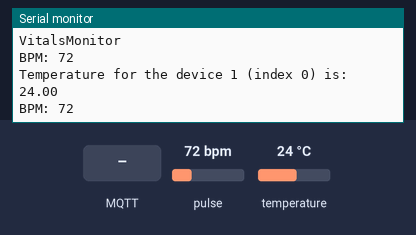
Bench run of a sketch on a simulated ESP8266 (NodeMCU). Shown: the last lines printed to the serial monitor. The test bench sets the inputs (shaded band); at power-on: pulse 72 bpm, temperature 24 °C. Random numbers use the default seed unless the sketch sets one; no MQTT or app messages arrive unless stated.

Above: at 2.2 s.
2.3 s: MQTT message "*222#" arrives on the first subscribed topic
At 6.08 s:
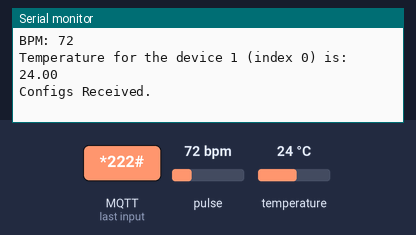
6.4 s: pulse set to 42 bpm
At 7.7 s:
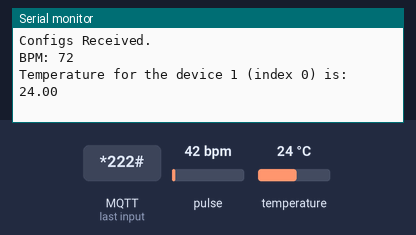
7.9 s: temperature set to 12 °C
At 9.3 s:
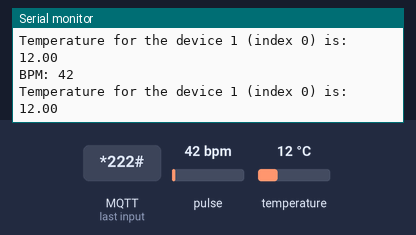
9.4 s: pulse set to 70 bpm
At 10.7 s:
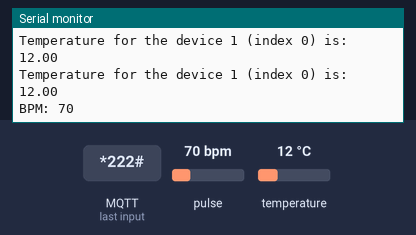
10.9 s: temperature set to 19 °C
At 11.6 s:
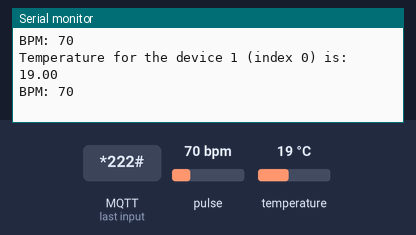
Timing chart, 0 to 13.4 s (numbered marks = the images above; inputs shaded):
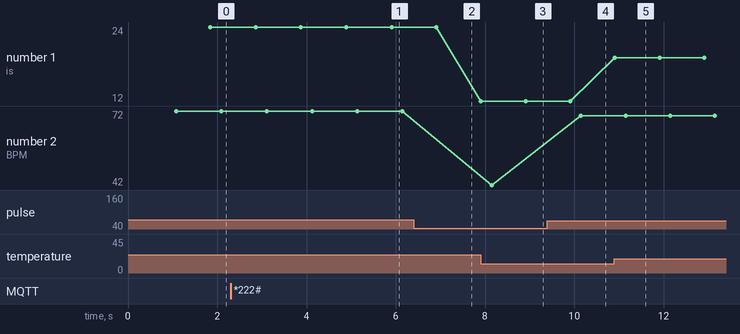

Measured:
- after the input at 2.3 s, the serial monitor: prints a new line after 3.6 s (image 1)
- after the input at 7.9 s, the serial monitor: prints a new line at once (image 3)
- after the input at 9.4 s, the serial monitor: prints a new line after 0.75 s (image 4)
- after the input at 10.9 s, the serial monitor: prints a new line at once (image 5)
- plotted number 1: 24 → 12 after the input at 7.9 s, 12 → 19 after the input at 10.9 s
- plotted number 2: 42 → 70 after the input at 9.4 s

The sketch:

Firmware.ino
```cpp
//Main File

#include "consts.h"
#include "SoftwareStack.h"
#include "SensorsHandle.h"
SoftwareStack ss; //SS instance
#include "GPRSHandler.h"

void setup()
{

  Serial.begin(CONSOLE_BAUD_R);
  MQTTsetup();
  setupSensors();
  Serial.print("Device ID: ");
  Serial.println(ss.getMACAddress());

  DebugPrint("VitalsMonitor");
}

void loop()
{

  MQTTloop();

  long now = millis();
  if (now - lastMsg > delayV)
  {
    lastMsg = now;
    publish(ss.getTopicWithMAC("BPM"), getBPM());
    publish(ss.getTopicWithMAC("Temperature"), getTemperature());

    //client.publish("outTopic/BPM", ss.StrToCharArray(getBPM()));
    //client.publish("outTopic/Temperature", ss.StrToCharArray(getTemperature()));
  }
}
```

GPRSAccessPoint.h
```cpp
const char apn[] = "";
const char user[] = "";
const char pass[] = "";
```

GPRSHandler.h
```cpp
#include "MQTTHandle.h"
```

MQTTHandle.h
```cpp
#include <SoftwareSerial.h>

void mqttCallback(char *topic, byte *payload, unsigned int len);
void MQTTsetup();
void publish(String topic, String data);
void MQTTloop();
uint8_t mqttStatus();
boolean mqttConnect();
uint8_t MQTTstatus = 0;
uint8_t mqttStatus()
{
  return MQTTstatus;
}
void vTaskDelay(int v)
{
  delay(v);
}
//#define TINY_GSM_MODEM_SIM808
SoftwareSerial GPRSSerial(12, 14); // RX, TX

#define TINY_GSM_MODEM_SIM800

// See all AT commands, if wanted
//#define DUMP_AT_COMMANDS
#define SUPRESS_LOGS 1

// Define the serial console for debug prints, if needed
#define TINY_GSM_DEBUG SerialMon

// Range to attempt to autobaud
#define GSM_AUTOBAUD_MIN 115200
#define GSM_AUTOBAUD_MAX 115200

// Add a reception delay, if needed
#define TINY_GSM_YIELD() \
  {                      \
    vTaskDelay(2);       \
  }

// Set serial for debug console (to the Serial Monitor, default speed 115200)
#define SerialMon Serial

// Set serial for AT commands (to the module)
// Use Hardware Serial on Mega, Leonardo, Micro
#define SerialAT GPRSSerial

// Your GPRS credentials
// Leave empty, if missing user or pass

// MQTT details

#include <TinyGsmClient.h>
#include <PubSubClient.h>

#ifdef DUMP_AT_COMMANDS
#include <StreamDebugger.h>
StreamDebugger debugger(SerialAT, SerialMon);
TinyGsm modem(debugger);
#else

TinyGsm modem(SerialAT);
#endif
TinyGsmClient client(modem);
PubSubClient mqtt(client);

#define LED_PIN 13
int ledStatus = LOW;

long lastReconnectAttempt = 0;

void MQTTsetup()
{

  // Set console baud rate
  //SerialMon.begin(38400);
  vTaskDelay(10);

  // Set your reset, enable, power pins here

  //SerialMon.println("Wait...");

  // Set GSM module baud rate
  SerialAT.begin(115200);
  vTaskDelay(1000);

  // Restart takes quite some time
  // To skip it, call init() instead of restart()
  //SerialMon.println("Initializing modem...");
  //modem.restart();
  modem.init();

  //String modemInfo = modem.getModemInfo();

  //SerialMon.print("Modem: ");
  //SerialMon.println(modemInfo);

  // Unlock your SIM card with a PIN
  //modem.simUnlock("1234");

#if TINY_GSM_USE_WIFI
  //SerialMon.print(F("Setting SSID/password..."));
  if (!modem.networkConnect(wifiSSID, wifiPass))
  {
    //SerialMon.println(" fail");
    vTaskDelay(5000);
    return;
  }
  //SerialMon.println(" OK");
#endif

#if TINY_GSM_USE_GPRS && defined TINY_GSM_MODEM_XBEE
  // The XBee must run the gprsConnect function BEFORE waiting for network!
  modem.gprsConnect(apn, gprsUser, gprsPass);
#endif

  //SerialMon.print("Waiting for network...");
  if (!modem.waitForNetwork(240000L))
  {
    //SerialMon.println(" fail");
    vTaskDelay(5000);
    return;
  }
  //SerialMon.println(" OK");

  if (modem.isNetworkConnected())
  {
    //SerialMon.println("Network connected");
  }

#if TINY_GSM_USE_GPRS && defined TINY_GSM_MODEM_HAS_GPRS
  //SerialMon.print(F("Connecting to "));
  //SerialMon.print(apn);
  if (!modem.gprsConnect(apn, gprsUser, gprsPass))
  {
    //SerialMon.println(" fail");
    vTaskDelay(5000);
    return;
  }
  //SerialMon.println(" OK");
#endif
  //modem.gprsConnect(apn, user, pass);
  if (!modem.gprsConnect(apn, user, pass))
  {
    //SerialMon.println(" fail");
    MQTTstatus = 0;
    vTaskDelay(5000);
  }
  // MQTT Broker setup
  mqtt.setServer(broker, 1883);
  mqtt.setCallback(mqttCallback);

  /*String name = modem.getModemName();
  DBG("Modem Name:", name);

//  String modemInfo = modem.getModemInfo();
  DBG("Modem Info:", modemInfo);
String ccid = modem.getSimCCID();
  DBG("CCID:", ccid);
*/

  /* String cop = modem.getOperator();
  DBG("Operator:", cop);

  IPAddress local = modem.localIP();
  DBG("Local IP:", local);
*/

  // This is only supported on SIMxxx series
  // String gsmLoc = modem.getGsmLocation();
  // DBG("GSM location:", gsmLoc);

  // This is only supported on SIMxxx series
  // String gsmTime = modem.getGSMDateTime(DATE_TIME);
  // DBG("GSM Time:", gsmTime);
  // String gsmDate = modem.getGSMDateTime(DATE_DATE);
  // DBG("GSM Date:", gsmDate);

  /*String ussd_balance = modem.sendUSSD("*222#");
  DBG("Balance (USSD):", ussd_balance);
  String ussd_phone_num = modem.sendUSSD("*161#");
  DBG("Phone number (USSD):", ussd_phone_num);
  String gsmLoc = modem.getGsmLocation();
  DBG("GSM location:", gsmLoc);

//  This is only supported on SIMxxx series
  String gsmTime = modem.getGSMDateTime(DATE_TIME);
   DBG("GSM Time:", gsmTime);
   String gsmDate = modem.getGSMDateTime(DATE_DATE);
   DBG("GSM Date:", gsmDate);
*/
}

boolean mqttConnect()
{
  //SerialMon.print("Connecting to ");
  //SerialMon.print(broker);

  // Connect to MQTT Broker
  boolean status = mqtt.connect(randomString("pn1").c_str(), "dev", "smartmonitor");

  // Or, if you want to authenticate MQTT:
  //boolean status = mqtt.connect("GsmClientName", "mqtt_user", "mqtt_pass");

  if (status == false)
  {
    //SerialMon.println(" fail");
    MQTTstatus = 0;
    return false;
  }

  //SerialMon.println(" OK");

  mqtt.subscribe(ss.getTopicWithMAC("configs").c_str());

  return mqtt.connected();
}
void publish(String topic, String data)
{
  mqtt.publish(topic.c_str(), data.c_str());
}
void MQTTloop()
{

  if (!mqtt.connected())
  {
    MQTTstatus = 0;
    ////SerialMon.println("=== MQTT NOT CONNECTED ===");
    // Reconnect every 10 seconds
    unsigned long t = millis();
    if (t - lastReconnectAttempt > 5000L)
    {
      lastReconnectAttempt = t;
      if (mqttConnect())
      {
        lastReconnectAttempt = 0;
      }
    }
    vTaskDelay(50);
    return;
  }

  mqtt.loop();
}

void mqttCallback(char *topic, byte *payload, unsigned int len)
{

  //  //SerialMon.print("Message arrived [");
  //  //SerialMon.print(topic);
  //  //SerialMon.print("]: ");
  //
  char dest[1500];

  for (int i = 0; i < len; i++)
  {
    dest[i] = (char)payload[i];
  }
  dest[len + 0] = '\0';
  //  Serial.println("--------------");
  //  Serial.println(dest);
  //  Serial.println("--------------");
  //
  //  SerialMon.write(payload, len);
  //  //SerialMon.println();
  if (String(topic) == String(ss.getTopicWithMAC("configs")))
  {
    Serial.println("Configs Received.");
  }
}
```

SensorsHandle.h
```cpp
#define USE_ARDUINO_INTERRUPTS false    // Set-up low-level interrupts for most acurate BPM math.
#include <OneWire.h>
#include <DallasTemperature.h>
#include <PulseSensorPlayground.h>     // Includes the PulseSensorPlayground Library.


// Setup a oneWire instance to communicate with any OneWire devices (not just Maxim/Dallas temperature ICs)
OneWire oneWire(ONE_WIRE_BUS);

// Pass our oneWire reference to Dallas Temperature.
DallasTemperature sensors(&oneWire);


PulseSensorPlayground pulseSensor;  // Creates an instance of the PulseSensorPlayground object called "pulseSensor"


void setupSensors() {

  sensors.begin();
  pulseSensor.analogInput(PulseWire);
  pulseSensor.blinkOnPulse(LEDB);       //auto-magically blink Arduino's LED with heartbeat.
  pulseSensor.setThreshold(Threshold);

  // Double-check the "pulseSensor" object was created and "began" seeing a signal.
   if (pulseSensor.begin()) {
    Serial.println("We created a pulseSensor Object !");  //This prints one time at Arduino power-up,  or on Arduino reset.
  }
}


String getBPM() {

 int myBPM = pulseSensor.getBeatsPerMinute();  // Calls function on our pulseSensor object that returns BPM as an "int".
                                               // "myBPM" hold this BPM value now.

if (pulseSensor.sawStartOfBeat()) {            // Constantly test to see if "a beat happened".

 Serial.print("BPM: ");                        // Print phrase "BPM: "
 Serial.println(myBPM);                        // Print the value inside of myBPM.
}
return String(myBPM);

 // delay(20);                    // considered best practice in a simple sketch.

}

String getTemperature(){
  sensors.requestTemperatures(); // Send the command to get temperatures
  float tempC = sensors.getTempCByIndex(0);
  if(tempC != DEVICE_DISCONNECTED_C)
  {
    Serial.print("Temperature for the device 1 (index 0) is: ");
    Serial.println(tempC);
    return String(tempC);
  }
  else
  {
    Serial.println("Error: Could not read temperature data");
    return String("Error Occurred");
  }
}
```

SoftwareStack.h
```cpp
//Software Stack
#include <ESP8266WiFi.h>
#include <PubSubClient.h>

class SoftwareStack
{
public:
#define DebugPrint(x) Serial.println(x)

  String StringSeparator(String data, char separator, int index);
  char *StrToCharArray(String data);
  String getMACAddress();
  String getTopicWithMAC(String topicName);

private:
  //  String configs="";
  char buf[100];
};

char *SoftwareStack::StrToCharArray(String data)
{
  data.toCharArray(this->buf, data.length() + 1);
  return this->buf;
}

String SoftwareStack::StringSeparator(String data, char separator, int index)
{

  int found = 0;
  int strIndex[] = {0, -1};
  int maxIndex = data.length() - 1;

  for (int i = 0; i <= maxIndex && found <= index; i++)
  {
    if (data.charAt(i) == separator || i == maxIndex)
    {
      found++;
      strIndex[0] = strIndex[1] + 1;
      strIndex[1] = (i == maxIndex) ? i + 1 : i;
    }
  }

  return found > index ? data.substring(strIndex[0], strIndex[1]) : "";
}
String SoftwareStack::getMACAddress()
{
  String TrackerID = String(WiFi.macAddress());
  TrackerID = StringSeparator(TrackerID, ':', 0) + StringSeparator(TrackerID, ':', 1) + StringSeparator(TrackerID, ':', 2) + StringSeparator(TrackerID, ':', 3) +
              StringSeparator(TrackerID, ':', 4) + StringSeparator(TrackerID, ':', 4) + StringSeparator(TrackerID, ':', 5);
  return TrackerID;
}
String SoftwareStack::getTopicWithMAC(String topicName)
{
  String t = getMACAddress();
  t = t + String("/") + topicName;

  return t;
}

String randomString(String appendV)
{

  char *letters = "abcdefghijklmnopqrstuvwxyz0123456789";

  String v = "";
  for (uint8_t i = 0; i < 30; i++)
  {
    uint8_t randomValue = random(0, 37);
    v = v + String(letters[randomValue]);
  }
  v = v + appendV;
  //Serial.println(v);
  return v;
}
```

consts.h
```cpp
#include "GPRSAccessPoint.h"
#define CONSOLE_BAUD_R 115200

const char *broker = "broker.hivemq.com";

long lastMsg = 0;
char msg[50];
int value = 0;

int delayV = 1000;

//#define ONE_WIRE_BUS D3
#define ONE_WIRE_BUS 4

///SENSORS
//  Variables
const int PulseWire = A0; // PulseSensor PURPLE WIRE connected to ANALOG PIN 0
const int LEDB = D2;      // The on-board Arduino LED, close to PIN 13.
int Threshold = 550;      // Determine which Signal to "count as a beat" and which to ignore.
                          // Use the "Gettting Started Project" to fine-tune Threshold Value beyond default setting.
                          // Otherwise leave the default "550" value.
```
